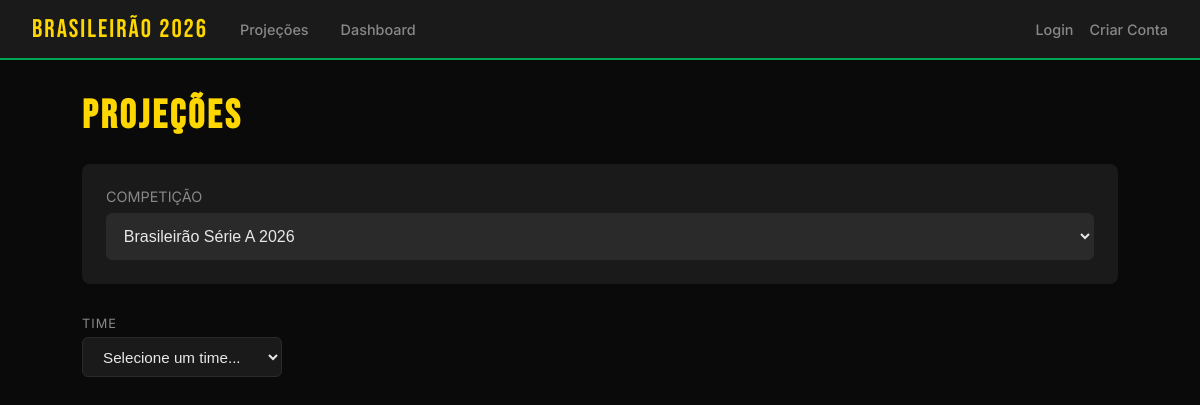
The app's page /projecoes?time_id=70, older data.
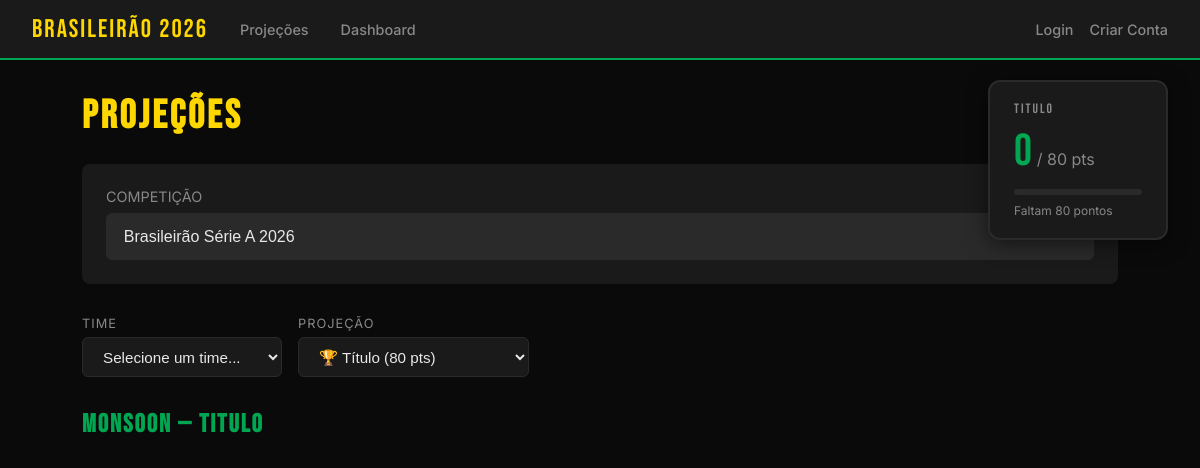
The same page, newer data.
### app/models.py (models this page shows)
class Time(db.Model):
    id = db.Column(db.Integer, primary_key=True)
    api_id = db.Column(db.Integer, unique=True, nullable=False)
    nome = db.Column(db.String(100), nullable=False)
    logo_url = db.Column(db.String(200), nullable=True)
    pais = db.Column(db.String(50), nullable=True)
    liga_principal = db.Column(db.String(100), nullable=True)
    ativo = db.Column(db.Boolean, default=True)
    ultima_atualizacao = db.Column(db.DateTime, default=db.func.now())
    jogos_casa = db.relationship('Jogo', foreign_keys='Jogo.time_casa_id', backref='time_casa', lazy=True)
    jogos_fora = db.relationship('Jogo', foreign_keys='Jogo.time_fora_id', backref='time_fora', lazy=True)

### app/routes.py (the view, shortened to what this page needs)
@bp.route('/projecoes')
def projecoes():
    competicoes_disponiveis = Competicao.query.filter(
        (Competicao.uso == 'projecao') | (Competicao.uso == 'ambos')
    ).all()
    competicao_id = request.args.get('competicao_id', type=int)
    if not competicao_id and competicoes_disponiveis:
        competicao_id = competicoes_disponiveis[0].id
    if competicao_id:
        times_ids = db.session.query(Jogo.time_casa_id).filter_by(competicao_id=competicao_id).union(
            db.session.query(Jogo.time_fora_id).filter_by(competicao_id=competicao_id)
        ).distinct()
        times = Time.query.filter(Time.id.in_(times_ids)).order_by(Time.nome).all()
    else:
        times = []
    time_id = request.args.get('time_id', type=int)
    projecao_selecionada = request.args.get('projecao', 'titulo')
    time_selecionado = None
    jogos = []
    pontos_projetados = 0
    meta = METAS.get(projecao_selecionada, 80)
    if time_id and competicao_id:
        time_selecionado = Time.query.get(time_id)
        todos_jogos = Jogo.query.filter(
            ((Jogo.time_casa_id == time_id) | (Jogo.time_fora_id == time_id)),
            Jogo.competicao_id == competicao_id
        ).all()
        jogos.sort(key=lambda x: int(x['rodada_num']) if x['rodada_num'].isdigit() else 0)
    return render_template('projecoes.html',
        competicoes=competicoes_disponiveis,
        competicao_selecionada=competicao_id,
        times=times,
        time_selecionado=time_selecionado,
        projecao_selecionada=projecao_selecionada,
        jogos=jogos,
        pontos_projetados=pontos_projetados,
        meta=meta
    )

### app/templates/projecoes.html (shortened to what this page needs)
{% extends "base.html" %}
{% block content %}
{% if time_selecionado and projecao_selecionada %}
<div id="contador" style="
    position: fixed; top: 80px; right: 2rem; z-index: 100;
    background: var(--cinza); border-radius: 12px; padding: 1.2rem 1.5rem;
    border: 2px solid var(--cinza-medio); min-width: 180px;
    box-shadow: 0 4px 20px rgba(0,0,0,0.5);">
    <div style="font-family: 'Bebas Neue', sans-serif; font-size: 0.85rem; letter-spacing: 2px; color: var(--texto-fraco); margin-bottom: 0.5rem;">
        {{ projecao_selecionada|upper }}
    </div>
    <div style="display: flex; align-items: baseline; gap: 0.3rem;">
        <span id="pontos-atual" style="font-family: 'Bebas Neue', sans-serif; font-size: 2.8rem; color: var(--verde);">{{ pontos_projetados }}</span>
        <span style="color: var(--texto-fraco); font-size: 1rem;">/ {{ meta }} pts</span>
    </div>
    <div id="barra-container" style="margin-top: 0.7rem; background: var(--cinza-medio); border-radius: 4px; height: 6px; overflow: hidden;">
    </div>
    <div id="status-meta" style="margin-top: 0.5rem; font-size: 0.75rem; color: var(--texto-fraco);">
        {% if pontos_projetados >= meta %}
            ✅ Meta atingida
        {% else %}
            Faltam {{ meta - pontos_projetados }} pontos
        {% endif %}
    </div>
</div>
{% endif %}
<h1>Projeções</h1>
    <div style="background: var(--cinza); padding: 1.5rem; border-radius: 8px; margin-bottom: 2rem;">
        <label style="display: block; margin-bottom: 0.5rem; color: var(--texto-fraco); font-size: 0.9rem;">COMPETIÇÃO</label>
        <select onchange="window.location.href='/projecoes?competicao_id=' + this.value"
            style="width: 100%; padding: 0.8rem; background: var(--cinza-medio); border: 1px solid var(--cinza-medio);
                   border-radius: 6px; color: var(--texto); font-size: 1rem;">
            {% for comp in competicoes %}
            <option value="{{ comp.id }}" {% if competicao_selecionada == comp.id %}selected{% endif %}>
                {{ comp.nome }}
            </option>
            {% endfor %}
        </select>
    </div>
<form method="GET" action="/projecoes" style="display: flex; gap: 1rem; flex-wrap: wrap; margin-bottom: 2rem;">
    <div>
        <label style="display: block; font-size: 0.8rem; color: var(--texto-fraco); margin-bottom: 0.4rem; letter-spacing: 1px;">TIME</label>
        <select name="time_id" onchange="this.form.submit()" style="
            background: var(--cinza); color: var(--texto); border: 1px solid var(--cinza-medio);
            padding: 0.6rem 1rem; border-radius: 6px; font-size: 0.95rem; cursor: pointer; min-width: 200px;">
            <option value="">Selecione um time...</option>
        </select>
    </div>
    {% if time_selecionado %}
    <div>
        <label style="display: block; font-size: 0.8rem; color: var(--texto-fraco); margin-bottom: 0.4rem; letter-spacing: 1px;">PROJEÇÃO</label>
        <select name="projecao" onchange="this.form.submit()" style="
            background: var(--cinza); color: var(--texto); border: 1px solid var(--cinza-medio);
            padding: 0.6rem 1rem; border-radius: 6px; font-size: 0.95rem; cursor: pointer; min-width: 200px;">
            <option value="titulo" {% if projecao_selecionada == 'titulo' %}selected{% endif %}>🏆 Título (80 pts)</option>
        </select>
    </div>
    {% endif %}
</form>
{% if time_selecionado and projecao_selecionada %}
<h2>{{ time_selecionado.nome }} — {{ projecao_selecionada|capitalize }}</h2>
{% endif %}
{% endblock %}

Row changes from the older to the newer data that the page shows:
added Time: nome "Monsoon"
Text that changed along with them:
{{ projecao_selecionada|upper }}: (not shown) → "TITULO"
{{ pontos_projetados }}: (not shown) → "0"
{{ meta }}: (not shown) → "80"
{{ meta - pontos_projetados }}: (not shown) → "80"
form field projecao: (not shown) → "🏆 Título (80 pts)"
{{ projecao_selecionada|capitalize }}: (not shown) → "Titulo"
text now shown: "/ pts Faltam pontos PROJEÇÃO —"
